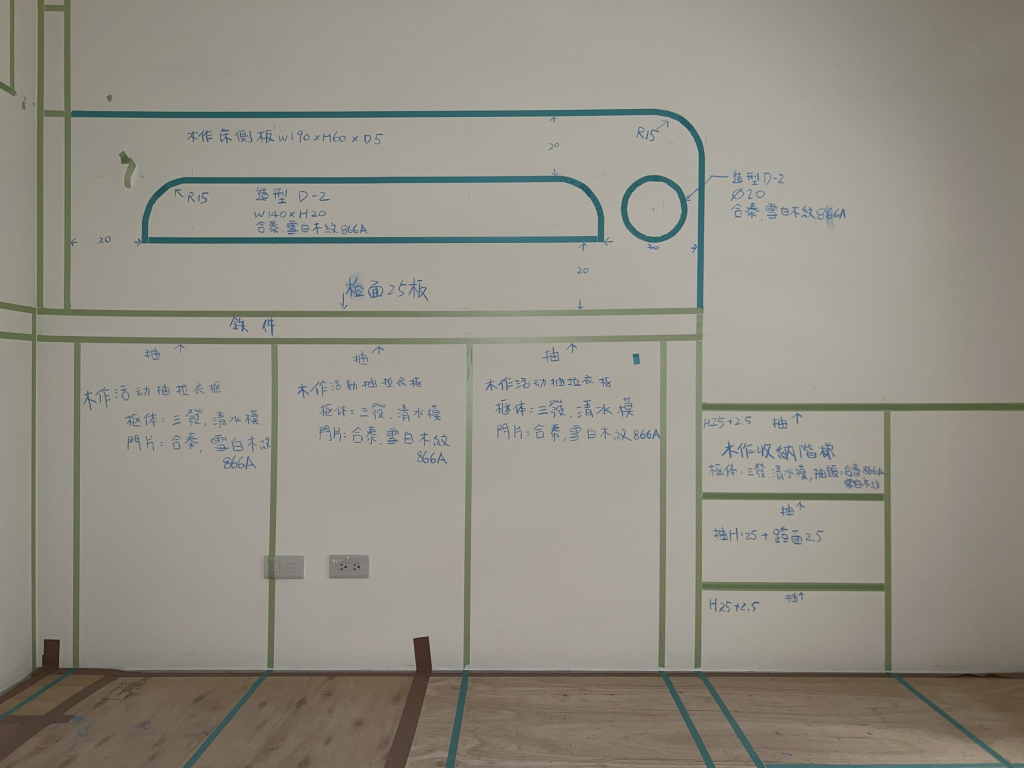
#> input picture 1.jpg, 2048 x 1536 px (shown at 1/2 size); its folder holds only this picture in this run
$ python -i grouping.py   (imports and definitions only)
#> lines starting #> are read from the running program, lines starting #| are printed output that depends on the picture
#> further down, picture is the input picture: shape (1536, 2048, 3); mean B, G, R 132, 142.8, 146.4
### retouch/imageio.py
"""讀寫影像。內部一律為 float32 RGB [0,1]。
JPG/TIFF 為「已編碼」（有相機曲線）；CR3 經 rawpy 為線性，載入後以 sRGB 編碼，
讓後續校準流程一致（校準曲線會自動退化為近似 sRGB 解碼）。
Windows 中文路徑：用 np.fromfile / tofile，不直接用 cv2.imread。"""
from __future__ import annotations
from pathlib import Path
import numpy as np
import cv2

RAW_EXT = {".cr3", ".cr2", ".nef", ".arw", ".dng", ".raf", ".orf", ".rw2"}
IMG_EXT = {".jpg", ".jpeg", ".tif", ".tiff", ".png"} | RAW_EXT


def srgb_to_linear(v: np.ndarray) -> np.ndarray:
    v = np.clip(v, 0, None)
    return np.where(v <= 0.04045, v / 12.92, ((v + 0.055) / 1.055) ** 2.4).astype(np.float32)


def linear_to_srgb(x: np.ndarray) -> np.ndarray:
    x = np.clip(x, 0, None)
    return np.where(x <= 0.0031308, x * 12.92, 1.055 * np.power(x, 1 / 2.4) - 0.055).astype(np.float32)


def luma(rgb: np.ndarray) -> np.ndarray:
    rgb = rgb.astype(np.float32)
    return rgb[..., 0] * 0.2126 + rgb[..., 1] * 0.7152 + rgb[..., 2] * 0.0722


def list_images(folder: str | Path) -> list[Path]:
    return sorted(p for p in Path(folder).iterdir() if p.suffix.lower() in IMG_EXT)


# [49 lines left out: functions _read_raw, load_image, resize_max, save_jpg, save_tiff16, not called in this run]

### retouch/grouping.py
"""自動分群：不依賴 EXIF，只看畫面結構。同一機位 = 結構相似；曝光與燈光不同不影響。"""
from __future__ import annotations
import numpy as np
import cv2
from .imageio import luma


def structure_map(rgb: np.ndarray, width: int = 360) -> np.ndarray:
    """曝光不變的結構圖：log 亮度 → 去除低頻 → 局部對比正規化。"""
#> called with width = 360
    h, w = rgb.shape[:2]
#> h = 1536; w = 2048
    small = cv2.resize(rgb, (width, int(h * width / w)), interpolation=cv2.INTER_AREA)
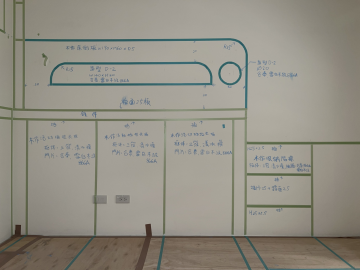
#> small: shape (270, 360, 3); mean B, G, R 132, 142.8, 146.4
    y = luma(small)
#> in luma, `return rgb[..., 0] * 0.2126 + rgb[..., 1] * 0.7152 + rgb[..., 2] * 0.0..`:
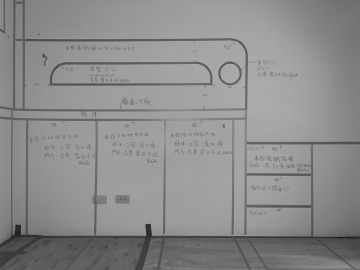
#> returned value: shape (270, 360) float32; min 21.17, max 173.3, mean 140.7
    y = np.log(y + 0.01 * (y.max() + 1e-3) + 1e-4)
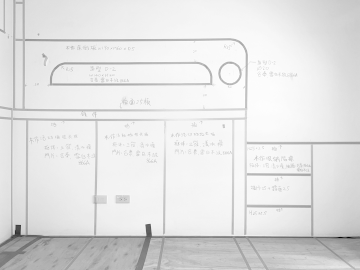
#> y: shape (270, 360) float32; min 3.13, max 5.16, mean 4.94; drawn with min black and max white
    low = cv2.GaussianBlur(y, (0, 0), 6)
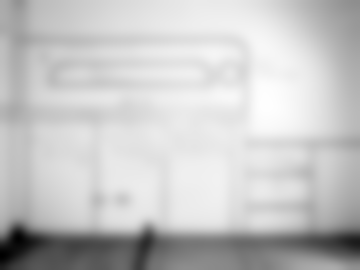
#> low: shape (270, 360) float32; min 4.23, max 5.15, mean 4.94; drawn with min black and max white
    d = y - low
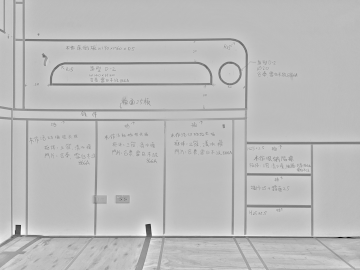
#> d: shape (270, 360) float32; min -1.3, max 0.458, mean 1.06e-05; drawn with min black and max white
    sd = np.sqrt(cv2.GaussianBlur(d * d, (0, 0), 6)) + 1e-3 * (1 + np.abs(d).mean())
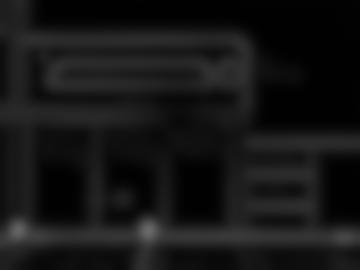
#> sd: shape (270, 360) float32; min 0.00415, max 0.415, mean 0.0853
    return (d / sd).astype(np.float32)
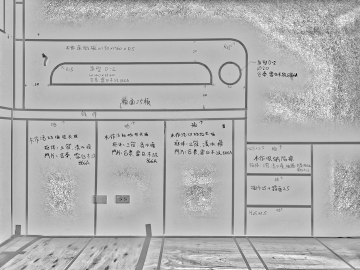
#> returned value: shape (270, 360) float32; min -5.99, max 2.62, mean 0.0399; drawn with min black and max white


def similarity(a: np.ndarray, b: np.ndarray) -> float:
    a = a - a.mean(); b = b - b.mean()
    return float((a * b).sum() / (np.linalg.norm(a) * np.linalg.norm(b) + 1e-9))


def group_by_angle(images: list[np.ndarray], threshold: float = 0.35) -> list[list[int]]:
    maps = [structure_map(im) for im in images]
    n = len(images)
    S = np.eye(n)
    for i in range(n):
        for j in range(i + 1, n):
            S[i, j] = S[j, i] = similarity(maps[i], maps[j])
    # 單連結聚類
    parent = list(range(n))
    def find(x):
        while parent[x] != x:
            parent[x] = parent[parent[x]]; x = parent[x]
        return x
    for i in range(n):
        for j in range(i + 1, n):
            if S[i, j] >= threshold:
                parent[find(i)] = find(j)
    groups: dict[int, list[int]] = {}
    for i in range(n):
        groups.setdefault(find(i), []).append(i)
    return [sorted(g) for g in sorted(groups.values(), key=lambda g: g[0])], S

>>> import cv2
>>> picture = cv2.imread('../1.jpg')
>>> result = structure_map(picture)

$ run again, on 2.jpg
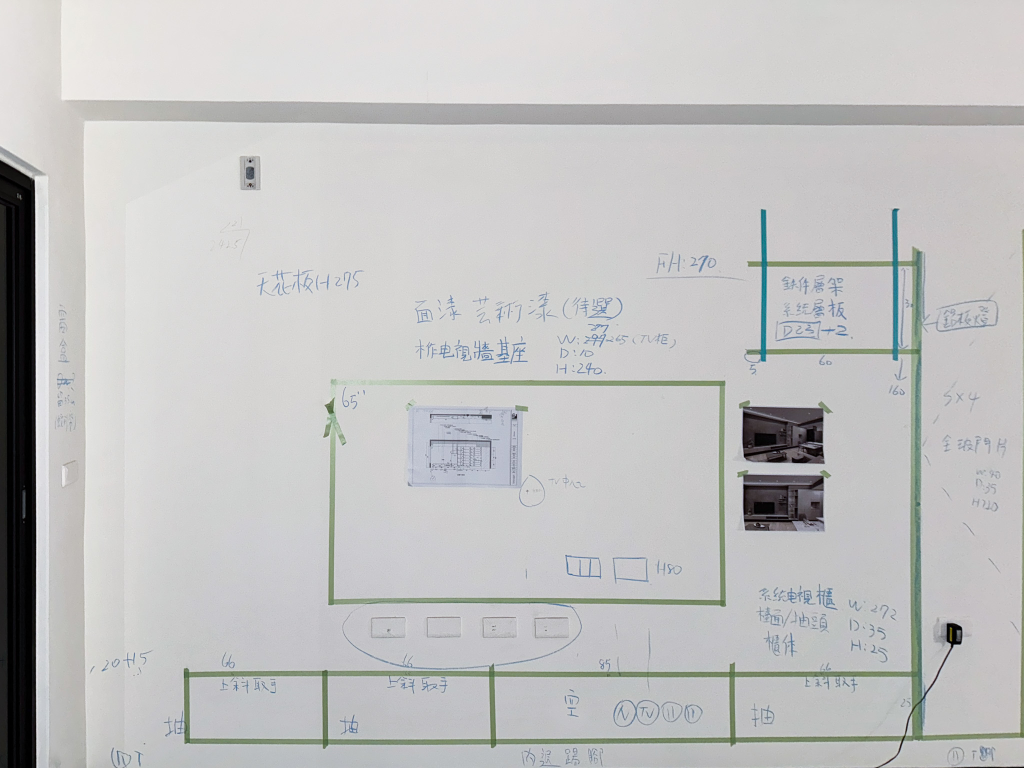
#> input picture 2.jpg, 2048 x 1536 px (shown at 1/2 size)
#> picture is the input picture: shape (1536, 2048, 3); mean B, G, R 193.2, 193.6, 193.6
#> in structure_map, `sd = np.sqrt(cv2.GaussianBlur(d * d, (0, 0), 6)) + 1e-3 * (1 + np.abs(..`:
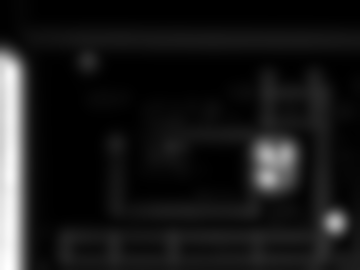
#> sd: shape (270, 360) float32; min 0.00284, max 1.18, mean 0.122; drawn with min black and max white
#> in structure_map, `return (d / sd).astype(np.float32)`:
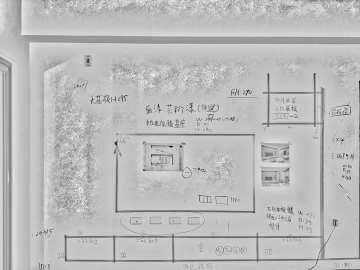
#> returned value: shape (270, 360) float32; min -6.98, max 2.55, mean 0.0548; drawn with min black and max white

$ run again, on 4.jpg
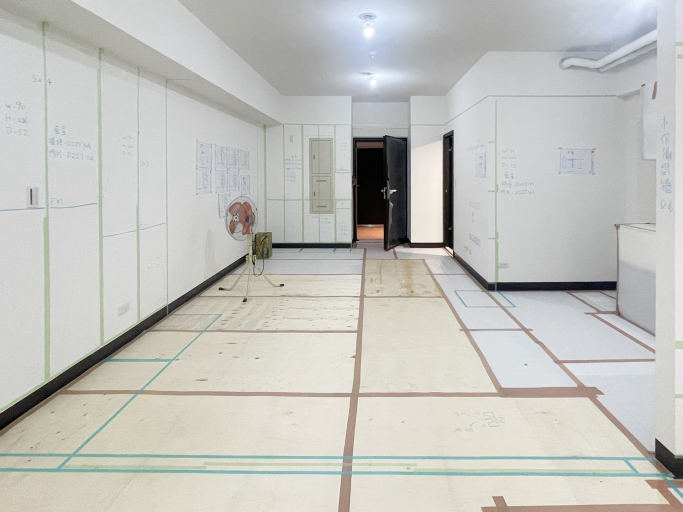
#> input picture 4.jpg, 1365 x 1024 px (shown at 1/2 size)
#> picture is the input picture: shape (1024, 1365, 3); mean B, G, R 189.1, 193.9, 193.9
#> in structure_map, `sd = np.sqrt(cv2.GaussianBlur(d * d, (0, 0), 6)) + 1e-3 * (1 + np.abs(..`:
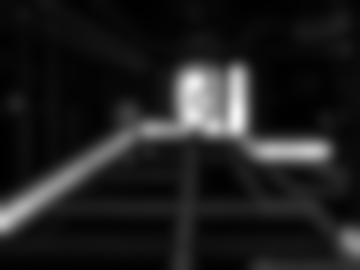
#> sd: shape (270, 360) float32; min 0.00545, max 0.958, mean 0.126
#> in structure_map, `return (d / sd).astype(np.float32)`:
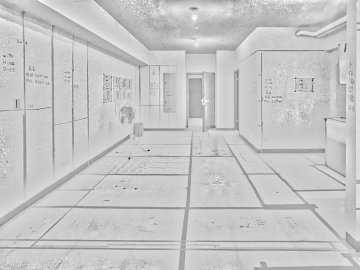
#> returned value: shape (270, 360) float32; min -9.88, max 2.89, mean 0.063; drawn with min black and max white

$ run again, on 5.jpg
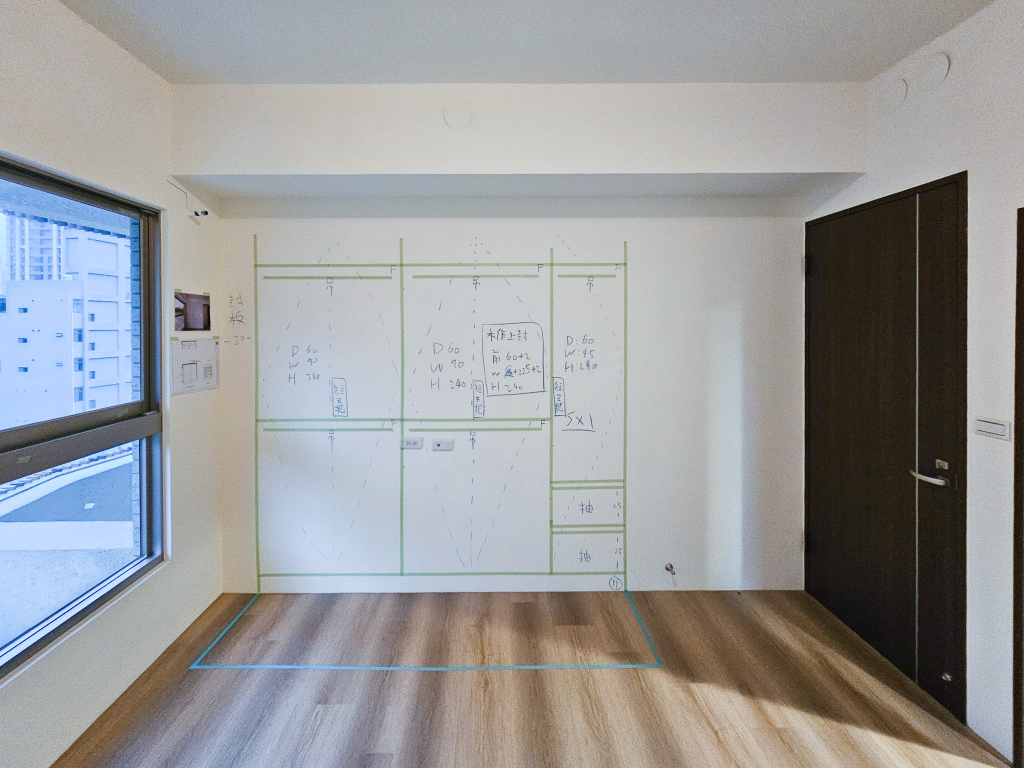
#> input picture 5.jpg, 2048 x 1536 px (shown at 1/2 size)
#> picture is the input picture: shape (1536, 2048, 3); mean B, G, R 155.5, 154.5, 153.7
#> in structure_map, `return (d / sd).astype(np.float32)`:
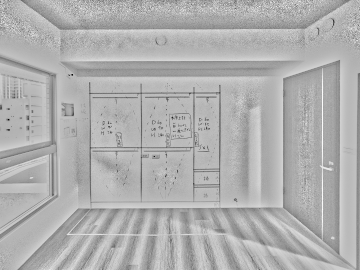
#> returned value: shape (270, 360) float32; min -8.16, max 3.72, mean 0.0406; drawn with min black and max white
